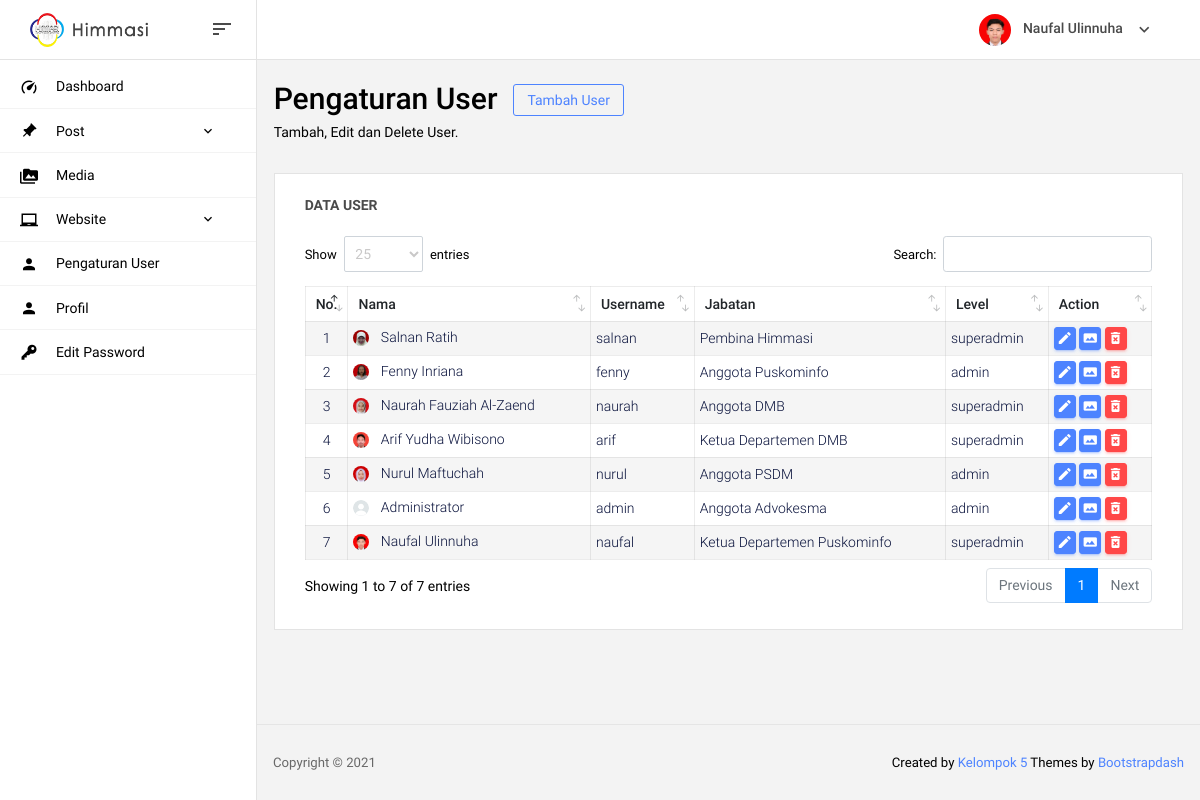
Screenshot of /admin/user (signed in) with the database file from the repository.
### tables this page shows
CREATE TABLE `user` (
  `id_user` int(11) NOT NULL,
  `nama` varchar(100) NOT NULL,
  `username` varchar(50) NOT NULL,
  `password` varchar(50) NOT NULL,
  `level` varchar(50) NOT NULL,
  `jabatan` varchar(50) NOT NULL,
  `foto` varchar(50) NOT NULL
);

### admin/includes/session.php (called while the page is built, shortened)
<?php
	$id_user = $_SESSION['id_user'];
	$query = mysqli_query($koneksi,"SELECT `username`, `nama`, `foto` FROM `user` WHERE `id_user` = $id_user");
  	while($data = mysqli_fetch_row($query)){
    	$nama     = $data[1];
    	$foto     = $data[2];
  	}
?>

### admin/page/user.php (the view, shortened to what this page needs)
<section class="row">
  <div class="col-md-12 grid-margin">
    <div class="d-flex justify-content-between flex-wrap">
      <div class="d-flex align-items-end flex-wrap">
        <div class="mr-md-3 mr-xl-5">
          <div class="row m-0">
            <h2>Pengaturan User</h2>
            <button type="button" class="btn btn-outline-primary btn-sm ml-3" data-toggle="modal" data-target="#tambahUser" style="height: fit-content;">
              Tambah User
            </button>
          </div>
          <p class="mb-md-0">Tambah, Edit dan Delete User.</p>
        </div>
      </div>
    </div>
  </div>
</section>
<section class="card">
  <div class="card-body">
    <h4 class="card-title">Data User</h4>
    <div class="row">
      <div class="col-12">
        <div class="table-responsive">
          <table id="data-alumni" class="table">
            <thead>
              <tr>
                <th>No.</th>
                <th>Nama</th>
                <th>Username</th>
                <th>Jabatan</th>
                <th>Level</th>
                <th>Action</th>
              </tr>
            </thead>
            <tbody>
              <?php
                $no = 1;
                $sql = "SELECT * FROM `user` ORDER BY `id_user` DESC";
                $query = mysqli_query($koneksi,$sql);
                while($data = mysqli_fetch_array($query)){
                   $id_user   = $data["id_user"];
                   $nama      = $data["nama"];
                   $username  = $data["username"];
                   $foto      = $data["foto"];
                   $jabatan   = $data["jabatan"];
                   $level     = $data["level"];
                   if (empty($foto)) {$foto="default.png";}
              ?>
              <tr>
                <td class="td-nomer"><?= $no ?></td>
                <td>
                  <img src="assets/img/profil/<?= $foto ?>" class="rounded-circle img-profil mr-2" style="height:16px;width:16px">
                  <span><?= $nama ?></span>
                </td>
                <td><?= $username ?></td>
                <td><?= $jabatan ?></td>
                <td><?= $level ?></td><td>
                  <button type="button" class="btn btn-primary btn-sm btn-table" title="Edit" data-toggle="modal" data-target="#editUser" onclick='editUser(<?php echo  '"'.$id_user.'"' ?>)'><i class="mdi mdi-pencil"></i></button>
                  <button type="button" class="btn btn-primary btn-sm btn-table" title="Edit Foto" data-toggle="modal" data-target="#editFoto" onclick='editFoto(<?php echo  '"'.$id_user.'"' ?>)'><i class="mdi mdi-image-area"></i></button>
                  <button type="button" class="btn btn-danger btn-sm btn-table" title="Hapus" data-toggle="modal" data-target="#hapusUser" onclick='hapusUser(<?php echo  '"'.$id_user.'"' ?>)'><i class="mdi mdi-delete-forever"></i></button>
                </td>
              </tr>
              <?php $no++; } ?>
            </tbody>
          </table>
        </div>
      </div>
    </div>
  </div>
</section>

### admin/includes/navbar.php (shortened to what this page needs)
<nav class="navbar col-lg-12 col-12 p-0 fixed-top d-flex flex-row">
      <div class="navbar-brand-wrapper d-flex justify-content-center">
        <div class="navbar-brand-inner-wrapper d-flex justify-content-between align-items-center w-100">
          <a class="navbar-brand brand-logo" href="index.php"><img class="of-contain w-100" src="assets/img/logo.png" alt="logo"/></a>
          <button class="navbar-toggler navbar-toggler align-self-center" type="button" data-toggle="minimize">
            <span class="mdi mdi-sort-variant"></span>
          </button>
        </div>
      </div>
      <div class="navbar-menu-wrapper d-flex align-items-center justify-content-end">
        <ul class="navbar-nav navbar-nav-right">
          <li class="nav-item nav-profile dropdown">
            <a class="nav-link dropdown-toggle" href="#" data-toggle="dropdown" id="profileDropdown">
              <img src="assets/img/profil/<?= $foto ?>" class="img-profil" alt="profile"/>
              <span class="nav-profile-name"><?= $nama ?></span>
            </a>
          </li>
        </ul>
      </div>
    </nav>

### admin/includes/head.php (style rules this page uses)
p { margin: 0px }
.table thead tr th { padding: 10px !important; font-size: 14px; }
.table tbody tr td { padding: 5px !important }
.btn-table { padding: 2px !important; height: fit-content; }
.btn-table i { font-size: 16px !important }
.btn i { font-size: 14px; }
.of-contain { object-fit: contain; }
.img-profil { object-fit: cover; object-position: top }
.dataTables_wrapper .dataTable .btn { padding: 3px 5px 5px 3px; }
.card { border: 1px solid #e3e3e3; }
.td-nomer { width: 10px; text-align: center; }
.dataTables_wrapper .dataTable thead .sorting:before, .dataTables_wrapper .dataTable thead .sorting_asc:before, .dataTables_wrapper .dataTable thead .sorting_desc:before, .dataTables_wrapper .dataTable thead .sorting_asc_disabled:before, .dataTables_wrapper .dataTable thead .sorting_desc_disabled:before { right: 8px;bottom: 10px; }
.dataTables_wrapper .dataTable thead .sorting:after, .dataTables_wrapper .dataTable thead .sorting_asc:after, .dataTables_wrapper .dataTable thead .sorting_desc:after, .dataTables_wrapper .dataTable thead .sorting_asc_disabled:after, .dataTables_wrapper .dataTable thead .sorting_desc_disabled:after { right: 3px;bottom: 0px; }

### rows the page displays
user: foto (picture), nama "Naufal Ulinnuha", username "naufal", jabatan "Ketua Departemen Puskominfo", level "superadmin"
user: foto (picture), nama "Salnan Ratih", username "salnan", jabatan "Pembina Himmasi", level "superadmin"
user: foto (picture), nama "Fenny Inriana", username "fenny", jabatan "Anggota Puskominfo", level "admin"
user: foto (picture), nama "Naurah Fauziah Al-Zaend", username "naurah", jabatan "Anggota DMB", level "superadmin"
user: foto (picture), nama "Arif Yudha Wibisono", username "arif", jabatan "Ketua Departemen DMB", level "superadmin"
user: foto (picture), nama "Nurul Maftuchah", username "nurul", jabatan "Anggota PSDM", level "admin"
user: shows a picture, nama "Administrator", username "admin", jabatan "Anggota Advokesma", level "admin"
